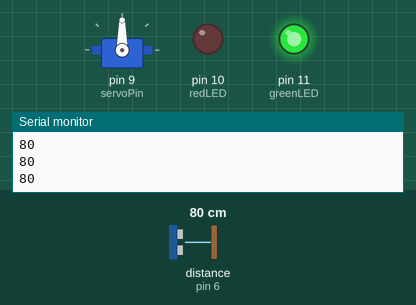
Simulated run of this sketch. Board: Arduino Uno, built with avr-gcc and run on an emulated ATmega328P. On the bench: servo, output pins drawn as LEDs (lit = HIGH), the last lines printed to the serial monitor. Wiring (inferred from the names in the program): ultrasonic range finder: trigger pin 5; echo pin 6. The inputs (shaded band) are chosen by the test bench; at power-on: distance to the obstacle (sensor on pin 6) 80 cm. The echo pulse lasts 58.3 µs per cm; pins used as bus, display or sensor lines are not drawn.

Above: at 1.4 s.
1.5 s: distance to the obstacle (sensor on pin 6) set to 23 cm
4.5 s: distance to the obstacle (sensor on pin 6) set to 19 cm
At 5.4 s:
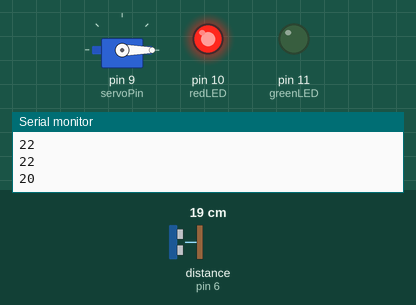
At 8.1 s:
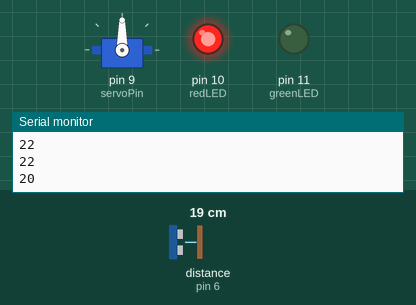
Timing chart, 0 to 13.9 s (numbered marks = the images above; inputs shaded):
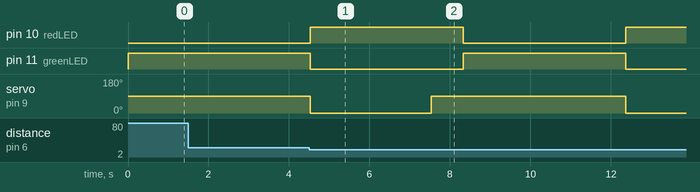

Measured:
- the behaviour switches between 22 and 21 cm on distance to the obstacle (sensor on pin 6) (found by bisection; images 0 and 1)
- after the input at 4.5 s, pin 10 (redLED): LOW → HIGH at once, → LOW 3.8 s later, → HIGH 4.0 s later; pin 11 (greenLED): HIGH → LOW at once, → HIGH 3.8 s later, → LOW 4.0 s later; servo on pin 9 (servoPin): 90° → 0° at once, → 90° 3.0 s later, → 0° 4.8 s later

The sketch:

trash-can.ino
```cpp
#include <Servo.h>


Servo servo;
const int servoPin = 9;
const int openAngle = 0;
const int closeAngle = 90;


const int trigPin = 5;
const int echoPin = 6;
long distance, averageDistance;
long averDist[3];


const int distanceThreshold = 20;


const int redLED = 10;    // Lid open
const int greenLED = 11; // Lid closed


unsigned long lastActionTime = 0;
const unsigned long cooldownTime = 4000; // ms

void setup() {
  Serial.begin(9600);

  pinMode(trigPin, OUTPUT);
  pinMode(echoPin, INPUT);

  // NEW: LED setup
  pinMode(redLED, OUTPUT);
  pinMode(greenLED, OUTPUT);
  digitalWrite(greenLED, HIGH);

  servo.attach(servoPin);
  servo.write(closeAngle);
  delay(200);
  servo.detach();
}

void loop() {

  // Read distance 3 times (same logic as original)
  for (int i = 0; i <= 2; i++) {
    distance = readDistance();
    averDist[i] = distance;
    delay(10);
  }

  // Average distance
  averageDistance = (averDist[0] + averDist[1] + averDist[2]) / 3;
  Serial.println(averageDistance);

  // NEW: cooldown check
  if (millis() - lastActionTime < cooldownTime) return;


  if (averageDistance <= distanceThreshold) {

    servo.attach(servoPin);
    delay(1);
    servo.write(openAngle);

    // NEW: LED feedback
    digitalWrite(redLED, HIGH);
    digitalWrite(greenLED, LOW);

    delay(3000);

    servo.write(closeAngle);
    delay(800);
    servo.detach();

    digitalWrite(redLED, LOW);
    digitalWrite(greenLED, HIGH);

    lastActionTime = millis();
  }
}


float readDistance() {
  digitalWrite(trigPin, LOW);
  delayMicroseconds(2);

  digitalWrite(trigPin, HIGH);
  delayMicroseconds(10);
  digitalWrite(trigPin, LOW);


  long duration = pulseIn(echoPin, HIGH, 25000);
  if (duration == 0) return 999;

  return duration / 58.0;
}
```
